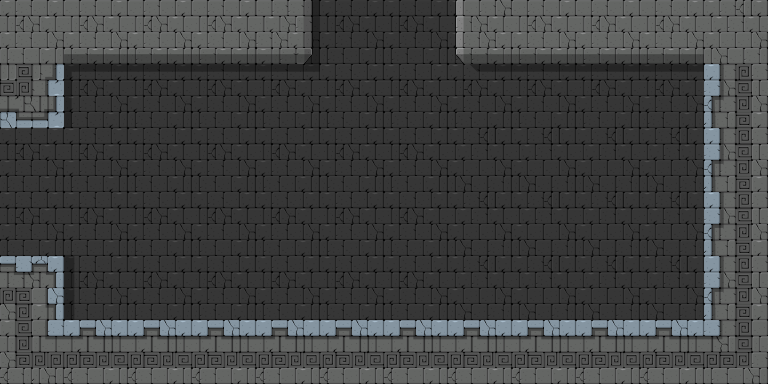

Tiled map render using the project's own tile images. Description and the map definition, with tile-layer contents summarised, below:
An orthogonal 12x6 tile map with 64x64 px tiles, 4 tile layers (background, foreground, objects, mainlayer) and 7 objects (OnSidePlatform).

<map version="1.0" orientation="orthogonal" width="12" height="6" tilewidth="64" tileheight="64">
 <properties>
  <property name="physicsGravityY" value="-9.81" />
  <property name="physicsSimulationSpeed" value="1.0" />
  <property name="restrictScrollingToMapBoundary" value="YES" />
 </properties>
 <tileset firstgid="1" name="Tileset_Geometry_16x16_256" tilewidth="64" tileheight="64">
  <image source="Tileset_64x64.png" width="512" height="576" />
 </tileset>
 <layer name="background" width="12" height="6">
  <data>[72 cells, 64 non-empty, 7 distinct tile ids]</data>
 </layer>
 <layer name="foreground" width="12" height="6">
  <data>[72 cells, 28 non-empty, 11 distinct tile ids]</data>
 </layer>
 <layer name="objects" width="12" height="6">
  <data>[72 cells, 0 non-empty, 0 distinct tile ids]</data>
 </layer>
 <layer name="mainlayer" width="12" height="6">
  <data>[72 cells, 0 non-empty, 0 distinct tile ids]</data>
 </layer>
 <objectgroup color="#5858a4" draworder="topdown" name="collisions" width="12" height="6">
  <object x="0" y="320" width="768" height="64" />
  <object x="704" y="64" width="64" height="256" />
  <object x="0" y="64" width="64" height="64" />
  <object x="0" y="256" width="64" height="64" />
  <object x="0" y="0" width="320" height="64" />
  <object x="448" y="0" width="320" height="64" />
 </objectgroup>
 <objectgroup draworder="topdown" name="game objects" width="12" height="6">
  <object name="OnSidePlatform1" type="OnSidePlatform" x="320" y="128" width="127" height="5" />
 </objectgroup>
</map>
